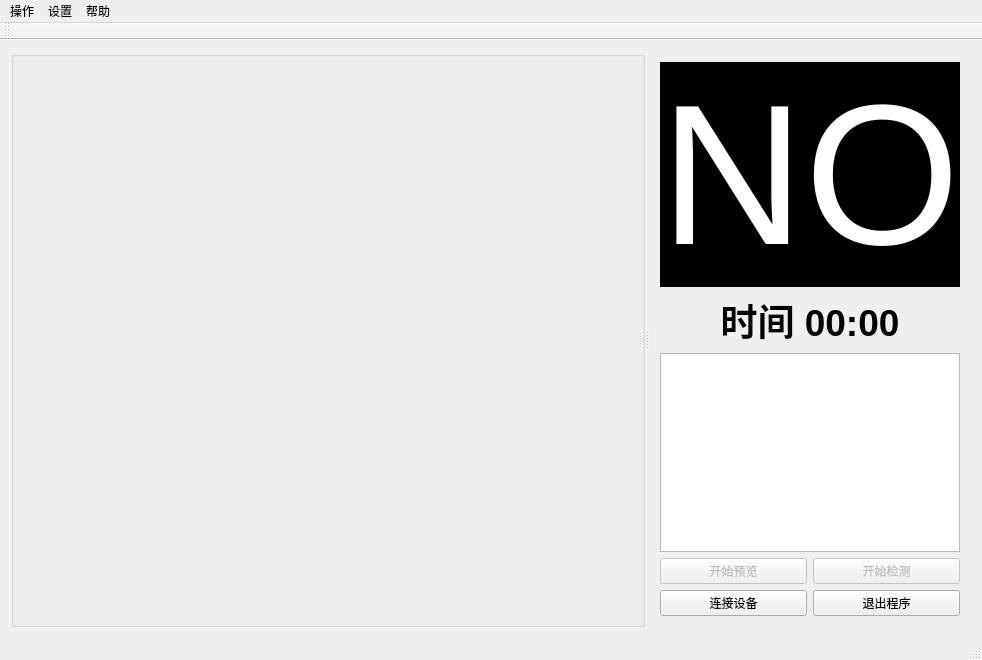
<?xml version="1.0" encoding="UTF-8"?>
<ui version="4.0">
 <class>MainWindowClass</class>
 <widget class="QMainWindow" name="MainWindowClass">
  <property name="geometry">
   <rect>
    <x>0</x>
    <y>0</y>
    <width>982</width>
    <height>660</height>
   </rect>
  </property>
  <property name="windowTitle">
   <string>MainWindow</string>
  </property>
  <widget class="QWidget" name="centralWidget">
   <layout class="QVBoxLayout" name="verticalLayout_4">
    <item>
     <widget class="QSplitter" name="splitter">
      <property name="orientation">
       <enum>Qt::Horizontal</enum>
      </property>
      <widget class="QStackedWidget" name="stackedWidget">
       <property name="sizePolicy">
        <sizepolicy hsizetype="Expanding" vsizetype="Preferred">
         <horstretch>100</horstretch>
         <verstretch>0</verstretch>
        </sizepolicy>
       </property>
       <property name="currentIndex">
        <number>0</number>
       </property>
       <widget class="QWidget" name="page">
        <layout class="QVBoxLayout" name="verticalLayout_2">
         <property name="spacing">
          <number>0</number>
         </property>
         <property name="leftMargin">
          <number>0</number>
         </property>
         <property name="topMargin">
          <number>0</number>
         </property>
         <property name="rightMargin">
          <number>0</number>
         </property>
         <property name="bottomMargin">
          <number>0</number>
         </property>
         <item>
          <widget class="QGroupBox" name="groupBox">
           <property name="sizePolicy">
            <sizepolicy hsizetype="Expanding" vsizetype="Preferred">
             <horstretch>0</horstretch>
             <verstretch>0</verstretch>
            </sizepolicy>
           </property>
           <property name="title">
            <string/>
           </property>
          </widget>
         </item>
        </layout>
       </widget>
       <widget class="QWidget" name="page_2">
        <layout class="QVBoxLayout" name="verticalLayout_3">
         <property name="spacing">
          <number>0</number>
         </property>
         <property name="leftMargin">
          <number>0</number>
         </property>
         <property name="topMargin">
          <number>0</number>
         </property>
         <property name="rightMargin">
          <number>0</number>
         </property>
         <property name="bottomMargin">
          <number>0</number>
         </property>
         <item>
          <widget class="QLabel" name="image_0">
           <property name="styleSheet">
            <string notr="true">background-color: rgb(0, 0, 0);</string>
           </property>
           <property name="text">
            <string/>
           </property>
          </widget>
         </item>
        </layout>
       </widget>
      </widget>
      <widget class="QWidget" name="layoutWidget">
       <layout class="QVBoxLayout" name="verticalLayout">
        <item>
         <widget class="QLabel" name="resultLabel">
          <property name="sizePolicy">
           <sizepolicy hsizetype="Preferred" vsizetype="Preferred">
            <horstretch>0</horstretch>
            <verstretch>0</verstretch>
           </sizepolicy>
          </property>
          <property name="font">
           <font>
            <pointsize>150</pointsize>
            <weight>50</weight>
            <bold>false</bold>
           </font>
          </property>
          <property name="styleSheet">
           <string notr="true">background-color: rgb(0, 0, 0);
color: rgb(255, 255, 255);</string>
          </property>
          <property name="text">
           <string>NO</string>
          </property>
          <property name="alignment">
           <set>Qt::AlignCenter</set>
          </property>
         </widget>
        </item>
        <item>
         <widget class="QLabel" name="countdownLabel">
          <property name="sizePolicy">
           <sizepolicy hsizetype="Preferred" vsizetype="Preferred">
            <horstretch>0</horstretch>
            <verstretch>0</verstretch>
           </sizepolicy>
          </property>
          <property name="font">
           <font>
            <pointsize>28</pointsize>
            <weight>75</weight>
            <bold>true</bold>
           </font>
          </property>
          <property name="text">
           <string>时间 00:00</string>
          </property>
          <property name="alignment">
           <set>Qt::AlignCenter</set>
          </property>
         </widget>
        </item>
        <item>
         <widget class="QListWidget" name="listWidget">
          <property name="sizePolicy">
           <sizepolicy hsizetype="Preferred" vsizetype="Expanding">
            <horstretch>0</horstretch>
            <verstretch>0</verstretch>
           </sizepolicy>
          </property>
          <property name="minimumSize">
           <size>
            <width>0</width>
            <height>0</height>
           </size>
          </property>
          <property name="wordWrap">
           <bool>true</bool>
          </property>
         </widget>
        </item>
        <item>
         <layout class="QGridLayout" name="gridLayout">
          <item row="1" column="1">
           <widget class="QPushButton" name="testButton">
            <property name="enabled">
             <bool>false</bool>
            </property>
            <property name="focusPolicy">
             <enum>Qt::NoFocus</enum>
            </property>
            <property name="styleSheet">
             <string notr="true">font: 12px &quot;华文楷体&quot;;</string>
            </property>
            <property name="text">
             <string>开始检测</string>
            </property>
            <property name="icon">
             <iconset resource="MainWindow.qrc">
              <normaloff>:/MainWindow/Resources/images/rework.ico</normaloff>:/MainWindow/Resources/images/rework.ico</iconset>
            </property>
           </widget>
          </item>
          <item row="1" column="0">
           <widget class="QPushButton" name="previewButton">
            <property name="enabled">
             <bool>false</bool>
            </property>
            <property name="focusPolicy">
             <enum>Qt::NoFocus</enum>
            </property>
            <property name="styleSheet">
             <string notr="true">font: 12px &quot;华文楷体&quot;;</string>
            </property>
            <property name="text">
             <string>开始预览</string>
            </property>
            <property name="icon">
             <iconset resource="MainWindow.qrc">
              <normaloff>:/MainWindow/Resources/images/rework.ico</normaloff>:/MainWindow/Resources/images/rework.ico</iconset>
            </property>
           </widget>
          </item>
          <item row="4" column="1">
           <widget class="QPushButton" name="exitButton">
            <property name="sizePolicy">
             <sizepolicy hsizetype="Preferred" vsizetype="Fixed">
              <horstretch>0</horstretch>
              <verstretch>0</verstretch>
             </sizepolicy>
            </property>
            <property name="focusPolicy">
             <enum>Qt::NoFocus</enum>
            </property>
            <property name="styleSheet">
             <string notr="true">font: 12px &quot;华文楷体&quot;;</string>
            </property>
            <property name="text">
             <string>退出程序</string>
            </property>
            <property name="icon">
             <iconset resource="MainWindow.qrc">
              <normaloff>:/MainWindow/Resources/images/del.ico</normaloff>:/MainWindow/Resources/images/del.ico</iconset>
            </property>
           </widget>
          </item>
          <item row="4" column="0">
           <widget class="QPushButton" name="connectButton">
            <property name="sizePolicy">
             <sizepolicy hsizetype="Preferred" vsizetype="Fixed">
              <horstretch>0</horstretch>
              <verstretch>0</verstretch>
             </sizepolicy>
            </property>
            <property name="focusPolicy">
             <enum>Qt::NoFocus</enum>
            </property>
            <property name="styleSheet">
             <string notr="true">font: 12px &quot;华文楷体&quot;;</string>
            </property>
            <property name="text">
             <string>连接设备</string>
            </property>
            <property name="icon">
             <iconset resource="MainWindow.qrc">
              <normaloff>:/MainWindow/Resources/images/save.ico</normaloff>:/MainWindow/Resources/images/save.ico</iconset>
            </property>
           </widget>
          </item>
         </layout>
        </item>
       </layout>
      </widget>
     </widget>
    </item>
   </layout>
  </widget>
  <widget class="QMenuBar" name="menuBar">
   <property name="geometry">
    <rect>
     <x>0</x>
     <y>0</y>
     <width>982</width>
     <height>22</height>
    </rect>
   </property>
   <widget class="QMenu" name="menu">
    <property name="title">
     <string>操作</string>
    </property>
    <addaction name="actionViewLog"/>
    <addaction name="actionExitApplication"/>
   </widget>
   <widget class="QMenu" name="menu_2">
    <property name="title">
     <string>设置</string>
    </property>
    <addaction name="actionParameterSetting"/>
   </widget>
   <widget class="QMenu" name="menu_3">
    <property name="title">
     <string>帮助</string>
    </property>
    <addaction name="actionAbout"/>
    <addaction name="actionUpdateLog"/>
    <addaction name="actionCheckUpdate"/>
    <addaction name="actionFeedbackAndSuggestion"/>
   </widget>
   <addaction name="menu"/>
   <addaction name="menu_2"/>
   <addaction name="menu_3"/>
  </widget>
  <widget class="QToolBar" name="mainToolBar">
   <attribute name="toolBarArea">
    <enum>TopToolBarArea</enum>
   </attribute>
   <attribute name="toolBarBreak">
    <bool>false</bool>
   </attribute>
  </widget>
  <widget class="QStatusBar" name="statusBar"/>
  <action name="actionConnectDevice">
   <property name="text">
    <string>连接设备</string>
   </property>
  </action>
  <action name="actionExitApplication">
   <property name="text">
    <string>退出程序</string>
   </property>
  </action>
  <action name="actionParameterSetting">
   <property name="text">
    <string>参数设置</string>
   </property>
  </action>
  <action name="actionAbout">
   <property name="text">
    <string>关于</string>
   </property>
  </action>
  <action name="actionUpdateLog">
   <property name="text">
    <string>更新日志</string>
   </property>
  </action>
  <action name="actionCheckUpdate">
   <property name="text">
    <string>检查更新</string>
   </property>
  </action>
  <action name="actionFeedbackAndSuggestion">
   <property name="text">
    <string>反馈与建议</string>
   </property>
  </action>
  <action name="actionViewLog">
   <property name="text">
    <string>查看日志</string>
   </property>
  </action>
 </widget>
 <layoutdefault spacing="6" margin="11"/>
 <resources>
  <include location="MainWindow.qrc"/>
 </resources>
 <connections/>
</ui>
